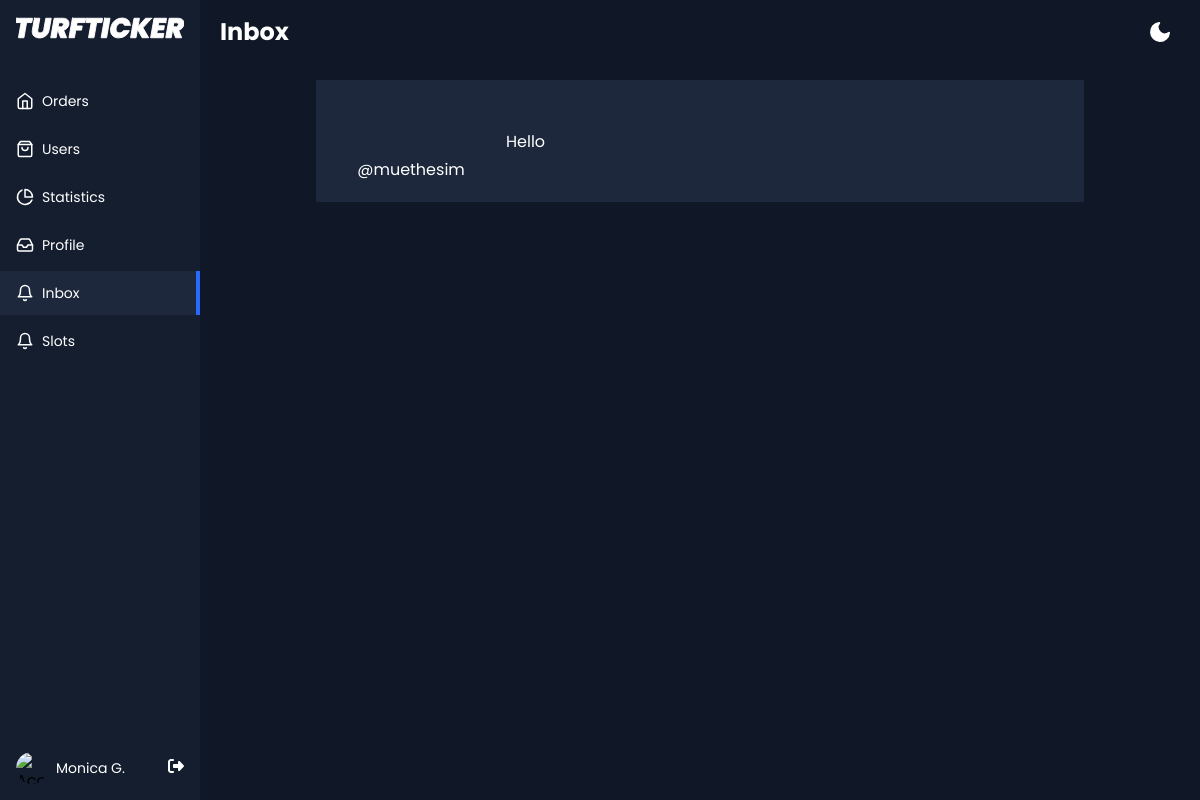
Page /inbox-page (signed in) on the earlier database version.
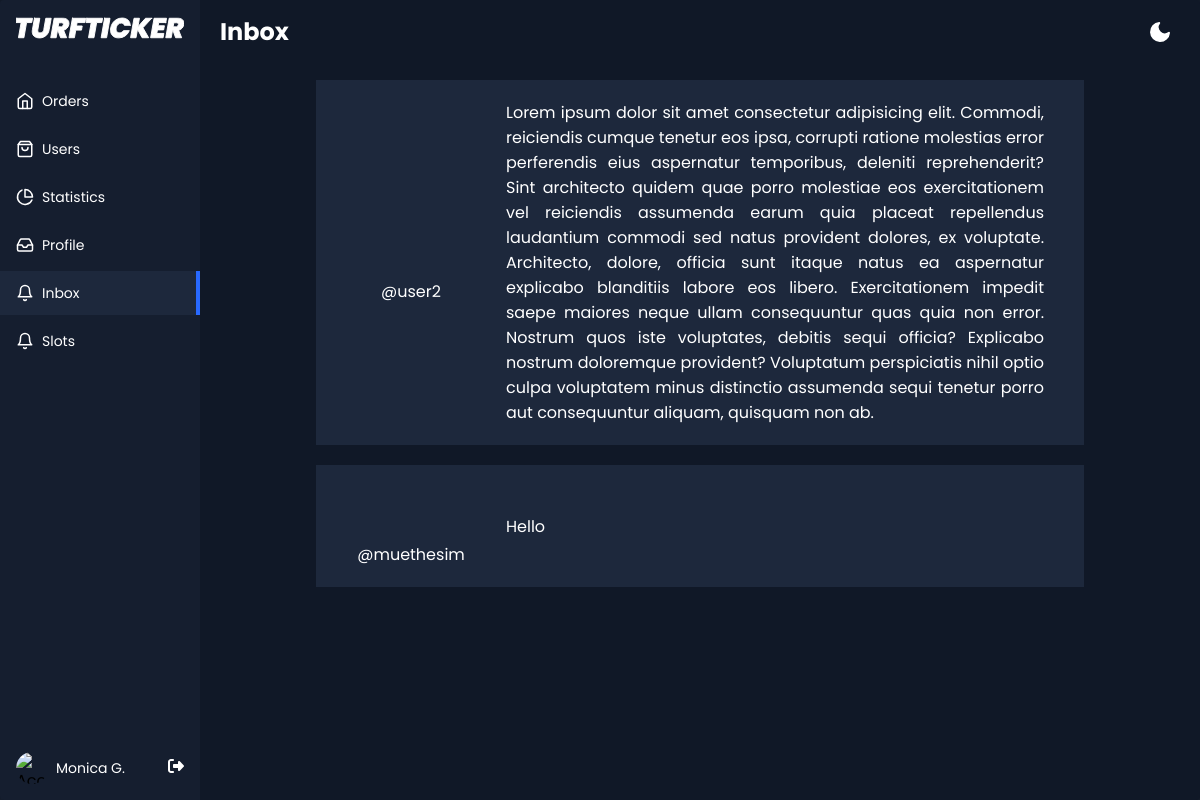
Same page on the later database version.
### base/models.py (models this page shows, shortened)
class Contact(models.Model):
    user = models.ForeignKey(User, on_delete=models.CASCADE)
    message = models.TextField()
    created = models.DateTimeField(auto_now_add=True)
    class Meta:
        ordering = ['-created']

class User(AbstractUser):
    phone = models.CharField(max_length=13)
    name = models.CharField(max_length=100)
    email = models.EmailField(unique=True, null=True)
    USERNAME_FIELD = 'email'
    REQUIRED_FIELDS = ['username']

### base/views.py (the view)
# urls.py: path('inbox-page', views.inboxPage, name='inbox-page'),
@login_required(login_url='login-page')
def inboxPage(request):
    contacts = Contact.objects.all()
    content = {'page' : 'Inbox', 'messages' : contacts}
    return render(request, 'base/inbox.html', content)

### base/templates/base/inbox.html
{% extends 'home_main.html' %} {% block content %}
<div class="app-container">
  {% include 'base/components/sidebar_component.html' %}
  <div class="app-content">
    {% include 'base/components/header_component.html' %}
    <div class="products-area-wrapper">
      {% for msg in messages %}
      <div class="message-list">
        <div class="message-user">
        <div class="message-user-img" style="background-image: url('https://images.unsplash.com/photo-1541752171745-4176eee47556?ixlib=rb-1.2.1&q=80&fm=jpg&crop=entropy&cs=tinysrgb&w=400&fit=max&ixid=eyJhcHBfaWQiOjE0NTg5fQ');">
        </div>
        <a href="{% url 'profile-page' %}?username={{ msg.user.username }}" style="text-decoration: none; color: var(--app-content-main-color);">
          @{{ msg.user.username }}
        </a>
        </div>
        <div class="message-msg">{{ msg.message }}</div>
      </div>
      {% endfor %}
    </div>
  </div>
</div>
{% endblock %}

### templates/home_main.html (shortened to what this page needs)
{% load static %}
<!DOCTYPE html>
<html lang="en">
  <head>
    <link
      rel="stylesheet"
      href="https://cdnjs.cloudflare.com/ajax/libs/normalize/5.0.0/normalize.min.css"
    />
    <link rel="stylesheet" href="https://cdnjs.cloudflare.com/ajax/libs/font-awesome/6.5.0/css/all.min.css" />
    <link rel="stylesheet" href="https://cdnjs.cloudflare.com/ajax/libs/bootstrap/5.3.2/css/bootstrap-grid.min.css"/>
    <link rel="stylesheet" href="{% static 'css/style.css' %}" />
  </head>
  <body>
    {% block content %} {% endblock %}
  </body>
</html>

### base/templates/base/components/sidebar_component.html (shortened to what this page needs)
<div class="sidebar">
  <div class="sidebar-header">
    <div class="app-icon">
    </div>
  </div>
  <ul class="sidebar-list">
    <li class="sidebar-list-item" id="Orders">
      <a href="{% url 'order-page' %}">
        <svg
          xmlns="http://www.w3.org/2000/svg"
          width="18"
          height="18"
          viewBox="0 0 24 24"
          fill="none"
          stroke="currentColor"
          stroke-width="2"
          stroke-linecap="round"
          stroke-linejoin="round"
          class="feather feather-home"
        >
          <path d="M3 9l9-7 9 7v11a2 2 0 0 1-2 2H5a2 2 0 0 1-2-2z" />
          <polyline points="9 22 9 12 15 12 15 22" />
        </svg>
        <span>Orders</span>
      </a>
    </li>
    <li class="sidebar-list-item" id="Users">
      <a href="{% url 'user-page' %}">
        <span>Users</span>
      </a>
    </li>
    <li class="sidebar-list-item" id="Statistics">
      <a href="{% url 'statistic-page' %}">
        <svg
          xmlns="http://www.w3.org/2000/svg"
          width="18"
          height="18"
          viewBox="0 0 24 24"
          fill="none"
          stroke="currentColor"
          stroke-width="2"
          stroke-linecap="round"
          stroke-linejoin="round"
          class="feather feather-pie-chart"
        >
          <path d="M21.21 15.89A10 10 0 1 1 8 2.83" />
          <path d="M22 12A10 10 0 0 0 12 2v10z" />
        </svg>
        <span>Statistics</span>
      </a>
    </li>
    <li class="sidebar-list-item" id="Profile">
      <a href="{% url 'profile-page' %}">
        <span>Profile</span>
      </a>
    </li>
    <li class="sidebar-list-item" id="Inbox">
      <a href="{% url 'inbox-page' %}">
        <svg
          xmlns="http://www.w3.org/2000/svg"
          width="18"
          height="18"
          viewBox="0 0 24 24"
          fill="none"
          stroke="currentColor"
          stroke-width="2"
          stroke-linecap="round"
          stroke-linejoin="round"
          class="feather feather-bell"
        >
          <path d="M18 8A6 6 0 0 0 6 8c0 7-3 9-3 9h18s-3-2-3-9" />
          <path d="M13.73 21a2 2 0 0 1-3.46 0" />
        </svg>
        <span>Inbox</span>
      </a>
    </li>
    <li class="sidebar-list-item" id="Slots">
      <a href="{% url 'slot-page' %}">
        <svg
          xmlns="http://www.w3.org/2000/svg"
          width="18"
          height="18"
          viewBox="0 0 24 24"
          fill="none"
          stroke="currentColor"
          stroke-width="2"
          stroke-linecap="round"
          stroke-linejoin="round"
          class="feather feather-bell"
        >
          <path d="M18 8A6 6 0 0 0 6 8c0 7-3 9-3 9h18s-3-2-3-9" />
          <path d="M13.73 21a2 2 0 0 1-3.46 0" />
        </svg>
        <span>Slots</span>
      </a>
    </li>
  </ul>
  <div class="account-info">
    <div class="account-info-picture">
      <img
        src="https://images.unsplash.com/photo-1527736947477-2790e28f3443?ixid=MnwxMjA3fDB8MHxzZWFyY2h8MTE2fHx3b21hbnxlbnwwfHwwfHw%3D&ixlib=rb-1.2.1&auto=format&fit=crop&w=900&q=60"
        alt="Account"
      />
    </div>
    <div class="account-info-name">Monica G.</div>
    <a class="account-info-more" href="{% url 'logout' %}">
    </a>
  </div>
</div>

### base/templates/base/components/header_component.html (shortened to what this page needs)
<div class="app-content-header">
  <h1 class="app-content-headerText">{{ page }}</h1>
  <button class="mode-switch" title="Switch Theme">
    <svg
      class="moon"
      fill="none"
      stroke="currentColor"
      stroke-linecap="round"
      stroke-linejoin="round"
      stroke-width="2"
      width="24"
      height="24"
      viewBox="0 0 24 24"
    >
      <defs></defs>
      <path d="M21 12.79A9 9 0 1111.21 3 7 7 0 0021 12.79z"></path>
    </svg>
  </button>
</div>
<div class="app-content-actions">
</div>

### static/css/style.css (style rules this page uses)
* { box-sizing: border-box; }
:root { --app-bg: #101827; --sidebar: rgba(21, 30, 47, 1); --sidebar-main-color: #fff; --table-border: #1a2131; --table-header: #1a2131; --app-content-main-color: #fff; --sidebar-link: #fff; --sidebar-active-link: #1d283c; --sidebar-hover-link: #1a2539; --action-color: #2869ff; --action-color-hover: #6291fd; --app-content-secondary-color: #1d283c; --filter-reset: #2c394f; --filter-shadow: rgba(16, 24, 39, 0.8) 0px 6px 12px -2px, rgba(0, 0, 0, 0.3) 0px 3px 7px -3px; }
body, html { margin: 0; padding: 0; height: 100%; width: 100%; }
body { overflow: hidden; font-family: "Poppins", sans-serif; background-color: var(--app-bg); -webkit-font-smoothing: antialiased; -moz-osx-font-smoothing: grayscale; }
.app-container { border-radius: 4px; width: 100%; height: 100%; max-height: 100%; max-width: 1280px; display: flex; overflow: hidden; box-shadow: rgba(99, 99, 99, 0.2) 0px 2px 8px 0px; max-width: 2000px; margin: 0 auto; }
.sidebar { flex-basis: 200px; max-width: 200px; flex-shrink: 0; background-color: var(--sidebar); display: flex; flex-direction: column; }
.sidebar-header { display: flex; align-items: center; justify-content: space-between; padding: 16px; }
.sidebar-list { list-style-type: none; padding: 0; }
.sidebar-list-item { position: relative; margin-bottom: 4px; }
.sidebar-list-item a { display: flex; align-items: center; width: 100%; padding: 10px 16px; color: var(--sidebar-link); text-decoration: none; font-size: 14px; line-height: 24px; }
.sidebar-list-item svg { margin-right: 8px; }
.sidebar-list-item.active { background-color: var(--sidebar-active-link); }
.sidebar-list-item.active:before { content: ""; position: absolute; right: 0; background-color: var(--action-color); height: 100%; width: 4px; }
.mode-switch { background-color: transparent; border: none; padding: 0; color: var(--app-content-main-color); display: flex; justify-content: center; align-items: center; margin-left: auto; margin-right: 8px; cursor: pointer; }
.mode-switch .moon { fill: var(--app-content-main-color); }
.account-info { display: flex; align-items: center; padding: 16px; margin-top: auto; }
.account-info-picture { width: 32px; height: 32px; border-radius: 50%; overflow: hidden; flex-shrink: 0; }
.account-info-picture img { width: 100%; height: 100%; -o-object-fit: cover; object-fit: cover; }
.account-info-name { font-size: 14px; color: var(--sidebar-main-color); margin: 0 8px; overflow: hidden; max-width: 100%; text-overflow: ellipsis; white-space: nowrap; }
.account-info-more { color: var(--sidebar-main-color); padding: 0; border: none; background-color: transparent; margin-left: auto; }
.app-icon { color: var(--sidebar-main-color); width: 100%; }
.app-icon svg { width: 100%; height: 24px; }
.app-content { padding: 16px; background-color: var(--app-bg); height: 100%; flex: 1; max-height: 100%; display: flex; flex-direction: column; }
.app-content-header { display: flex; align-items: center; justify-content: space-between; padding: 0 4px; }
.app-content-headerText { color: var(--app-content-main-color); font-size: 24px; line-height: 32px; margin: 0; }
.app-content-actions { display: flex; justify-content: space-between; align-items: center; padding: 16px 4px; }
.products-area-wrapper { width: 100%; max-height: 100%; overflow: auto; padding: 0 4px; height: inherit; }
.message-list { width: 80%; height: fit-content; padding: 20px; color: var(--app-content-main-color); background-color: var(--app-content-secondary-color); display: flex; align-items: center; margin-left: 10%; margin-bottom: 20px; }
.message-user { display: flex; flex-direction: column; justify-content: center; align-items: center; width: 150px; min-width: 150px; max-width: 150px; overflow: hidden; text-align: left; }
.message-user-img { background-repeat: no-repeat; background-size: cover; border-radius: 50%; height: 50px; width: 50px; background-position: center; margin-bottom: 7px; }
.message-msg { margin-left: 20px; margin-right: 20px; text-align: justify; }

Differences in the rows shown:
added Contact: user.username "user2", message "Lorem ipsum dolor sit amet consectetur adipisicing elit. Commodi, reiciendis cumque tenetur eos ipsa, corrupti ratione molestias error perferendis eius aspernatur temporibus, deleniti reprehenderit? Sint architecto quidem quae porro molestiae eos exercitationem vel reiciendis assumenda earum quia placeat repellendus laudantium commodi sed natus provident dolores, ex voluptate. Architecto, dolore, officia sunt itaque natus ea aspernatur explicabo blanditiis labore eos libero. Exercitationem impedit saepe maiores neque ullam consequuntur quas quia non error. Nostrum quos iste voluptates, debitis sequi officia? Explicabo nostrum doloremque provident? Voluptatum perspiciatis nihil optio culpa…"
